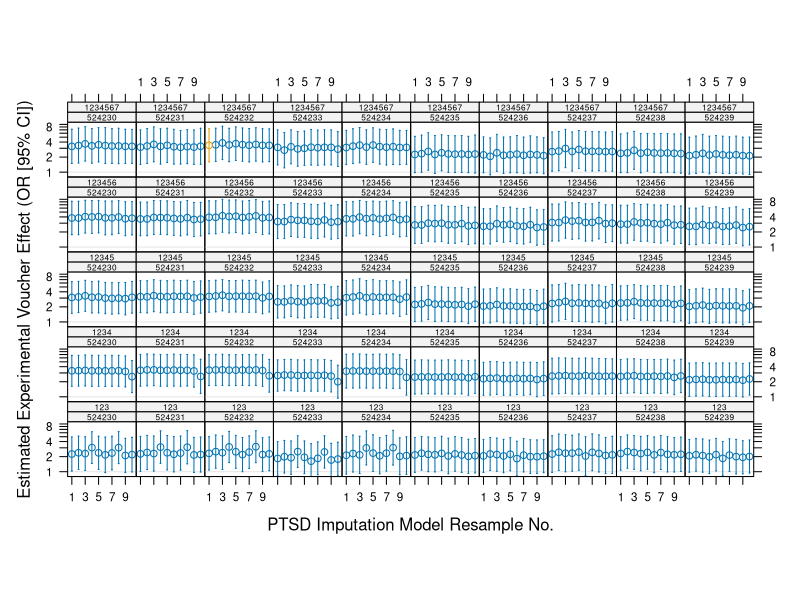
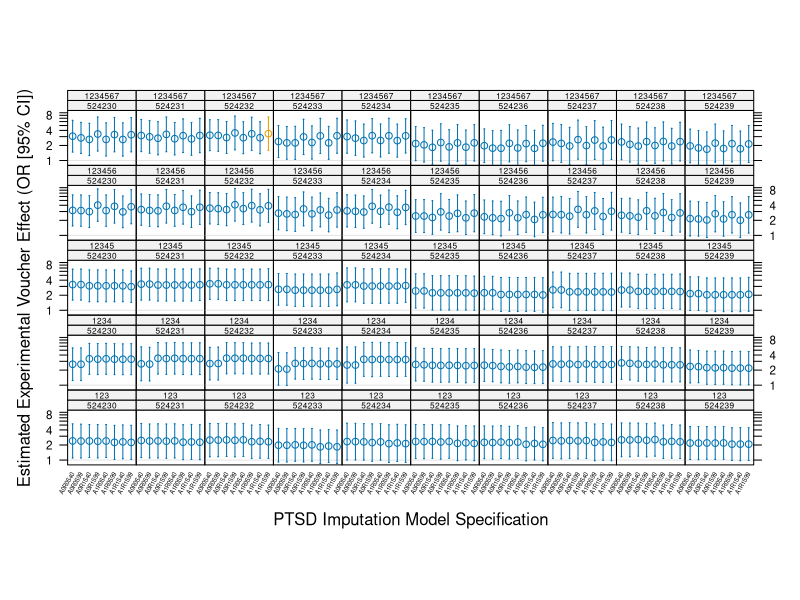

These charts were generated, in order, by the following R code:
## Graphical descriptions of MTO bootstrap analyses

library(rms)
library(lattice)

orci <- read.delim("orci.tab")

## 1. Convert mi_seed and pr_seed to *factors*
orci <- upData(orci
             , pr_seed = factor(pr_seed)
             , mi_seed = factor(mi_seed)
               )

## 2. Subset to select just the integer imods 1..10 into 'orci',
##    and the alt-specification results into 'alt.orci'
orci <- subset(orci, imod %in% as.character(1:10) & voucher=='RA_GRP_EXP')

## 2. Convert imod back to integer in 'orci', and introduce
##    suitable 'JAMA repro' indicators in each subset:
orci <- upData(orci
             , imod = as.integer(as.character(imod))
             , jama = pr_seed==1234567 & mi_seed==524232 & imod==1
               )

## 2. Plot imod-bootstrapped OR, CI by pr_seed, mi_seed
p <- xYplot(Cbind(log_or, log_lowor, log_upor) ~ imod | mi_seed * pr_seed, group=jama,
            data=orci, layout=c(10,5), aspect=0.8, ylim=log(c(0.8,10)),
            ylab="Estimated Experimental Voucher Effect (OR [95% CI])",
            xlab="PTSD Imputation Model Resample No.",
            scales=list(
                x=list(
                    cex=0.7,
                    at=c(1,3,5,7,9)
                ),
                y=list(
                    cex=0.7,
                    at=log(1:9),
                    labels=c("1","2","","4","","","","8","")
                )
            ),
            par.strip.text=list(cex=0.5),
            panel=function(...){
                panel.refline(h=0.0)
                panel.xYplot(...)
            })

pdf("bootstrap.pdf")
print(p)
dev.off()

alt.orci <- read.delim("alt_orci.tab")
alt.orci <- subset(alt.orci, voucher=='RA_GRP_EXP')
alt.orci <- upData(alt.orci
                 , pr_seed = factor(pr_seed)
                 , mi_seed = factor(mi_seed)
                 , jama = (pr_seed==1234567 & mi_seed==524232 & imod=='A1R1S99')
                   )

q <- dotplot(Cbind(log_or, log_lowor, log_upor) ~ imod | mi_seed * pr_seed, group=jama,
             data=alt.orci,
             layout=c(10,5),
             aspect=0.8,
             ylim=log(c(0.8,10)),
             ylab="Estimated Experimental Voucher Effect (OR [95% CI])",
             xlab="PTSD Imputation Model Specification",
             scales=list(
                 x=list(cex=0.35, rot=60),
                 y=list(
                     cex=0.7,
                     at=log(1:9),
                     labels=c("1","2","","4","","","","8","")
                 )
             ),
             par.strip.text=list(cex=0.5),
             panel=function(...){
                 panel.refline(h=0.0)
                 panel.xYplot(...)
             })

pdf("alt-bootstrap.pdf")
print(q)
dev.off()
